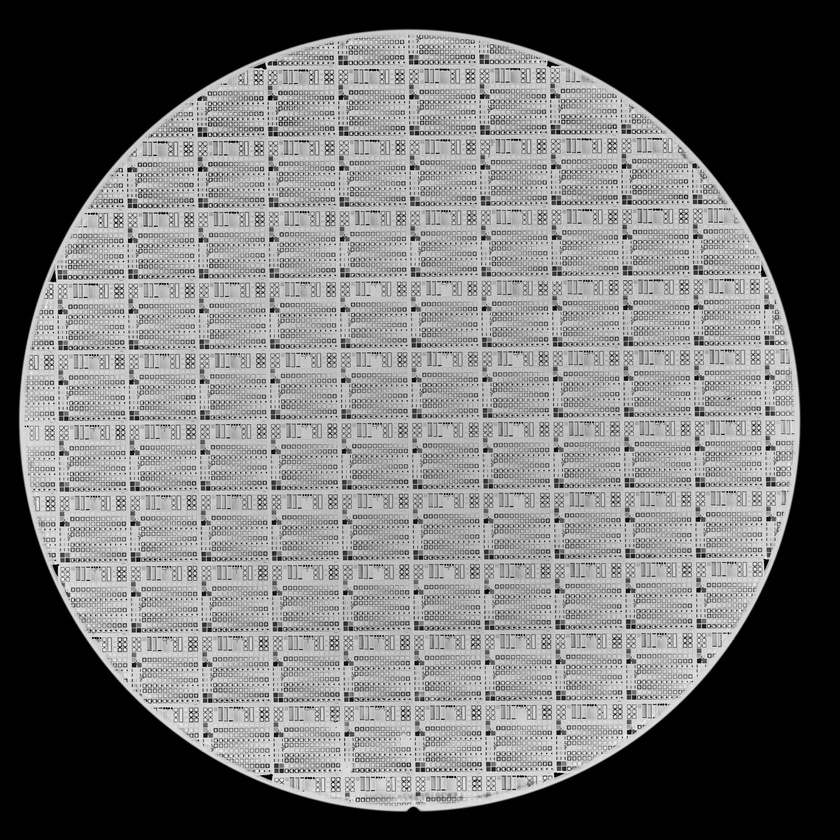
#> input picture csam/S1_RING_ON_TOP.jpg, 840 x 840 px, shrunk from 2140 x 2140 before the run
$ python -i circle_yd.py   (imports and definitions only)
#> lines starting #> are read from the running program, lines starting #| are printed output that depends on the picture; after the words box and inside, x2 and y2 are one past the last pixel; in counts of white or black regions, pixels touching at a corner belong together
import cv2
import numpy as np
import tkinter as tk
from tkinter import filedialog, scrolledtext

def count_pixels():
    file_path = filedialog.askopenfilename(
        title="Select an Image",
        filetypes=[
            ("Image Files", "*.png *.jpg *.jpeg *.bmp *.tif"),
            ("All Files", "*.*")
        ]
    )
#> the answer given: ../csam/S1_RING_ON_TOP.jpg

    if not file_path:
        return

    img = cv2.imread(file_path)
#> img is the input picture: shape (840, 840, 3); min 0, max 255, mean 115.3

    if img is None:
        result_box.insert(tk.END, "Error loading image.\n")
        return

    gray = cv2.cvtColor(img, cv2.COLOR_BGR2GRAY)

    # -------- MAKE WAFER WHITE --------

    _, binary = cv2.threshold(
        gray,
        0,
        255,
        cv2.THRESH_BINARY + cv2.THRESH_OTSU
    )
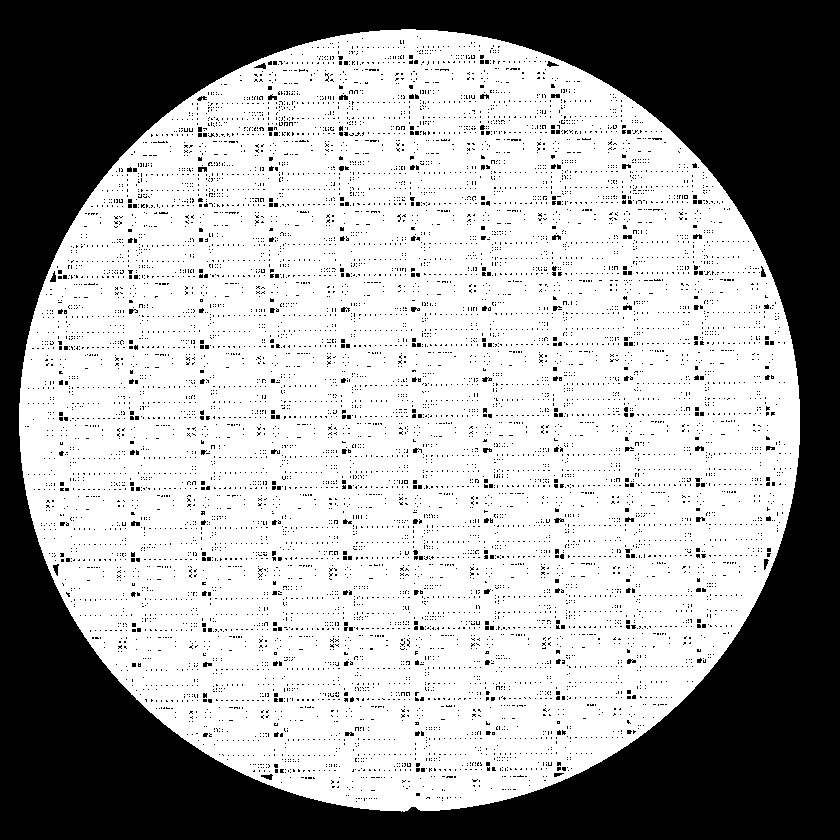
#> binary: shape (840, 840); 64.6% white; 9377 black regions (9317 under 20 px), largest, box (x1, y1, x2, y2) and area: (0, 0, 840, 840) 225956, (261, 774, 273, 780) 42, (53, 564, 59, 576) 41

    # Fill gaps inside wafer
    kernel = np.ones((25, 25), np.uint8)

    closed = cv2.morphologyEx(
        binary,
        cv2.MORPH_CLOSE,
        kernel
    )
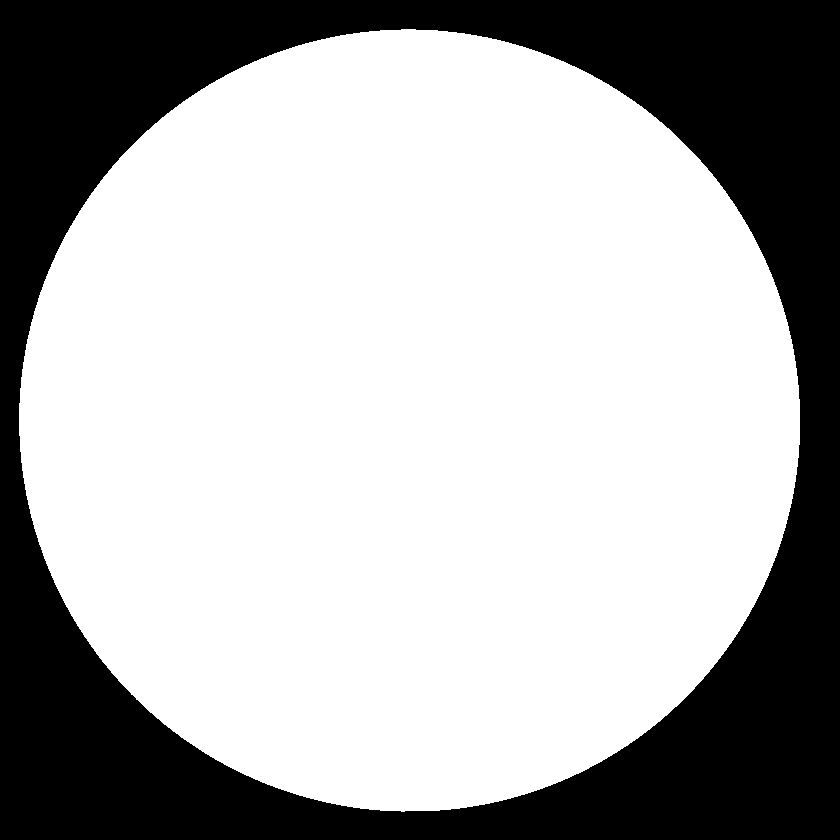
#> closed: shape (840, 840); 68% white; 1 black region

    # -------- FIND LARGEST CONTOUR --------

    contours, _ = cv2.findContours(
        closed,
        cv2.RETR_EXTERNAL,
        cv2.CHAIN_APPROX_SIMPLE
    )
#> contours = 1 contour; box (x1, y1, x2, y2) and area: (19, 29, 800, 812) 478572

    if not contours:
        result_box.insert(tk.END, "No wafer detected.\n")
        return

    largest_contour = max(contours, key=cv2.contourArea)
#> largest_contour = contour of 1118 points, box (x1, y1, x2, y2) (19, 29, 800, 812), area 478572

    # -------- CREATE MASK --------

    mask = np.zeros(gray.shape, dtype=np.uint8)

    cv2.drawContours(
        mask,
        [largest_contour],
        -1,
        255,
        thickness=-1
    )

    # -------- COUNT PIXELS --------

    masked_binary = cv2.bitwise_and(binary, mask)

    white_pixels = np.count_nonzero(masked_binary)
#> white_pixels = 455881

    total_pixels = np.count_nonzero(mask)
#> total_pixels = 479678

    black_pixels = total_pixels - white_pixels
#> black_pixels = 23797

    white_percent = (white_pixels / total_pixels) * 100
#> white_percent = 95.04
    black_percent = (black_pixels / total_pixels) * 100
#> black_percent = 4.96

    # -------- SHOW RESULTS --------

#> (the run stopped early here; a loop or call above may not have finished)
